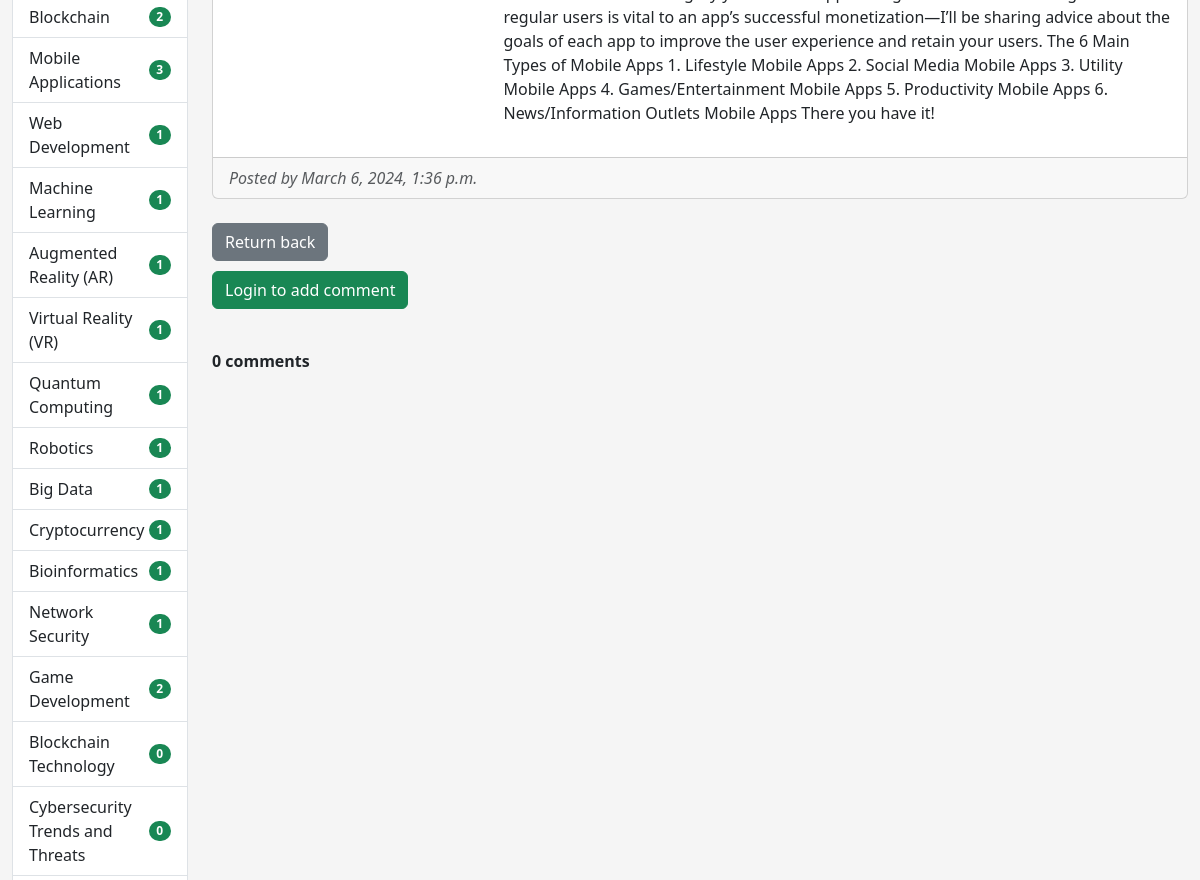
Before: /newspaper/37/ (middle part) with the older database file.
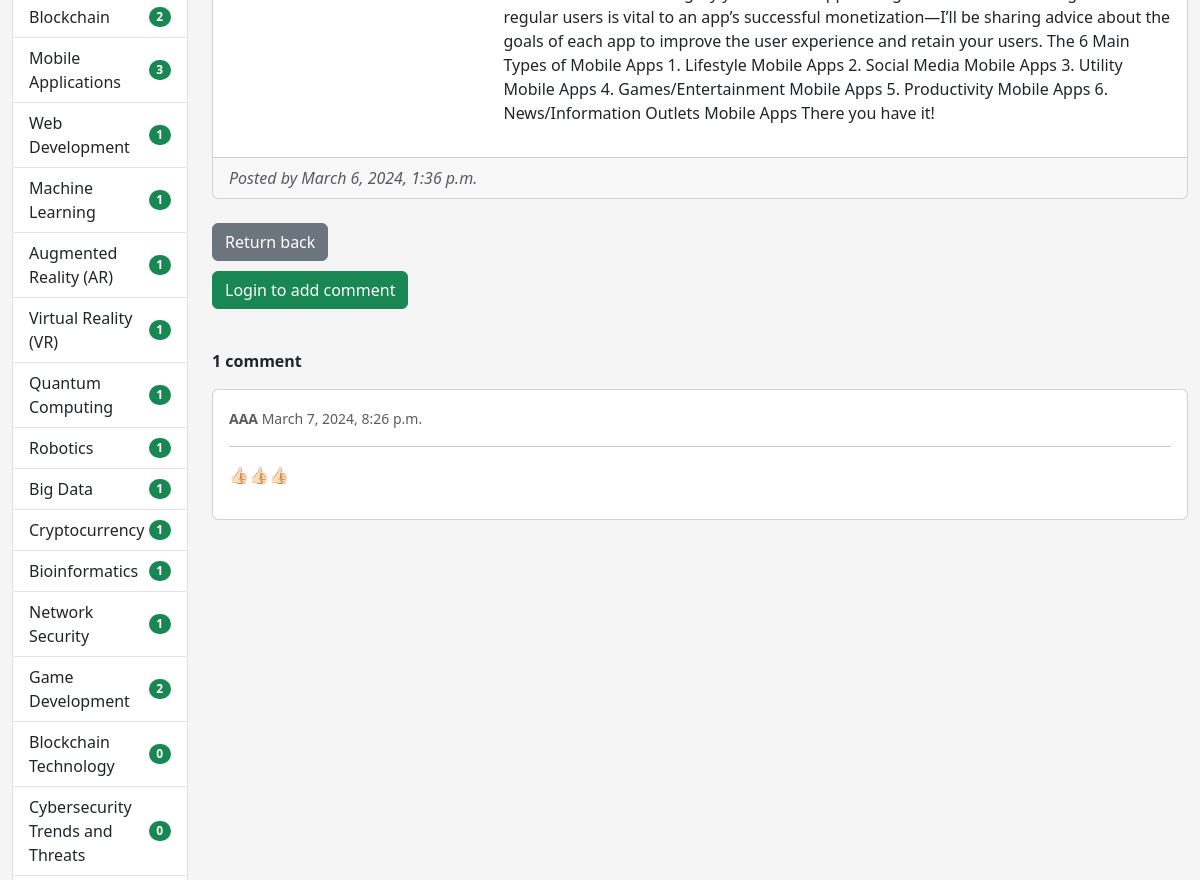
After: the same page with the newer database file.
### newspaper_agency/models.py (models this page shows, shortened)
class Topic(models.Model):
    name = models.CharField(max_length=255, unique=True, db_index=True)
    class Meta:
        ordering = ("name",)
    def __str__(self) -> str:
        return self.name

class Newspaper(models.Model):
    title = models.CharField(max_length=255)
    content = models.TextField()
    published_date = models.DateTimeField(auto_now_add=True)
    photo = models.ImageField(upload_to="photos/%Y/%m/%d", blank=True)
    topic = models.ForeignKey(
        Topic, on_delete=models.CASCADE, related_name="newspapers"
    )
    publishers = models.ManyToManyField(
        settings.AUTH_USER_MODEL, related_name="newspapers"
    )
    class Meta:
        ordering = ("-published_date",)

class Commentary(models.Model):
    user = models.ForeignKey(
        settings.AUTH_USER_MODEL, on_delete=models.CASCADE, related_name="commentaries"
    )
    newspaper = models.ForeignKey(
        Newspaper, on_delete=models.CASCADE, related_name="commentaries"
    )
    created_time = models.DateTimeField(auto_now_add=True)
    content = models.TextField()
    class Meta:
        ordering = ("-created_time",)
        verbose_name_plural = "Commentaries"

class Redactor(AbstractUser):
    years_of_experience = models.IntegerField(default=0)
    class Meta:
        ordering = (
            "username",
            "first_name",
            "last_name",
        )
        verbose_name = "redactor"
        verbose_name_plural = "redactors"

### newspaper_agency/views.py (the view)
# urls.py: path("newspaper/<int:pk>/", NewspaperDetailView.as_view(), name="newspaper-detail"),
class NewspaperDetailView(DetailView):
    model = Newspaper
    template_name = "newspaper_agency/newspaper_detail.html"
    context_object_name = "newspaper"

### newspaper_agency/templatetags/newspaper_tags.py (called while the page is built)
@register.inclusion_tag("newspaper_agency/topics_list.html")
def show_topics():
    topics = Topic.objects.annotate(cnt=Count("newspapers"))
    return {"topics": topics}

### newspaper_agency/templates/newspaper_agency/newspaper_detail.html (shortened to what this page needs)
{% extends "base.html" %}
{% load crispy_forms_filters %}
{% block sidebar %}
  {% include "includes/sidebar.html" %}
{% endblock %}
{% block content %}
  <div class="card">
    <div class="card-body">
      <div class="row">
        <div class="col-md-3">
        </div>
        <div class="col-md-9" style="padding-left: 45px">
          <p>{{ newspaper.content }}</p>
        </div>
      </div>
    </div>
    <div class="card-footer text-muted">
      <i>Posted by
        {{ newspaper.published_date }}
      </i>
    </div>
  </div>
  <br>
  <a class="btn btn-secondary" href="{% url 'newspaper-agency:get-topic-info' pk=newspaper.topic.pk %}">Return back</a>
  {% if user.is_authenticated %}
    <div>
      <form action="{% url 'newspaper-agency:create-comment' newspaper.pk %}" method="post" novalidate>
        {% csrf_token %}
        {{ form|crispy }}
        <div class="form-group">
          <br><label for="comment"><strong>Add a new comment:</strong></label>
          <textarea class="form-control" id="comment" name="content" rows="3" required></textarea>
        </div>
        <button type="submit" class="btn btn-success" style="margin-top: 10px">Submit</button>
      </form>
    </div>
  {% else %}
    <p><a href="{% url 'newspaper-agency:login' %}" class="btn btn-success" style="margin-top: 10px">Login to add
      comment</a></p>
  {% endif %}
  <br>
  <p>
    <strong>
      {{ newspaper.commentaries.count }}
      {% if newspaper.commentaries.count == 1 %}
        comment
      {% else %}
        comments
      {% endif %}
    </strong>
  </p>
  {% for comment in newspaper.commentaries.all %}
    <div class="card">
      <div class="card-body">
        <small class="text-muted"><strong>{{ comment.user.username }}</strong> {{ comment.created_time }}</small>
        <hr>
        <p>{{ comment.content }}</p>
      </div>
    </div>
  {% endfor %}
{% endblock %}

### newspaper_agency/templates/newspaper_agency/topics_list.html
<div class="list-group">
  {% for topic in topics %}
    <a href="{% url 'newspaper-agency:get-topic-info' pk=topic.pk %}" class="list-group-item list-group-item-action d-flex justify-content-between align-items-center">
      {{ topic.name }}
      <span class="badge bg-success rounded-pill">{{ topic.cnt }}</span>
    </a>
  {% endfor %}
</div>

Changed rows visible on the page:
computed for Newspaper: commentaries.count "0" → "1"
added Commentary: user.username "AAA", created_time "March 7, 2024, 8:26 p.m.", content "👍🏻👍🏻👍🏻"
Other visible differences:
text no longer shown: "comments"
text now shown: "comment"
